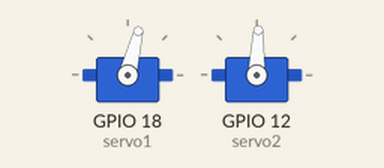
The program below on a simulated Raspberry Pi (BCM pin numbers). Parts: 2 × servo. Random numbers come from a fixed seed; servo angles are drawn from the pulse width (0.5 ms = 0°, 2.5 ms = 180°).

Above: at 1.1 s.
At 13.1 s:
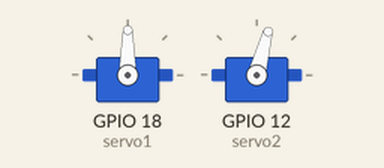
At 23.1 s:
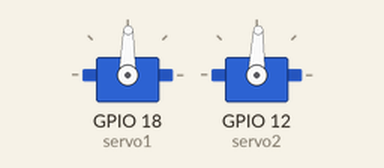
At 38.6 s:
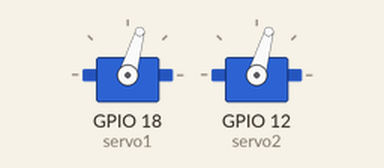
Timing chart, 0 to 40.0 s (numbered marks = the images above):
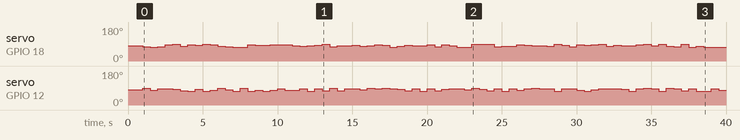

The program:

ServoControl.py
```python
import RPi.GPIO as GPIO
import time
import random

class Servo:

    def __init__(self, pin):
        # Setup GPIO mode and the pin as an output
        GPIO.setwarnings(False)
        GPIO.setmode(GPIO.BCM)
        GPIO.setup(pin, GPIO.OUT)

        # Set min and my angle
        self.setMinAngle(0)
        self.setMaxAngle(180)

        # Create pwm control on this pin
        self.pwm = GPIO.PWM(pin, 50)
        self.pwm.start(7)
        self.angle = 90

    def setMinAngle(self, minAngle):
        if minAngle < 0:
            minAngle = 0
        self.minAngle = minAngle

    def setMaxAngle(self, maxAngle):
        if maxAngle > 180:
            maxAngle = 180
        self.maxAngle = maxAngle

    def setAngle(self, angle):
        if angle > self.maxAngle: angle = self.maxAngle
        if angle < self.minAngle: angle = self.minAngle
        self.angle = angle
        # Calculate the duty and send it to the pwm
        duty = float(angle) / 20.0 + 2.5
        self.pwm.ChangeDutyCycle(duty)

    def getAngle(self):
        return self.angle

if __name__=='__main__':
    servo1 = Servo(18)
    servo2 = Servo(12)
    time.sleep(1)
    while 1:
        servo1.setAngle(random.randint(80, 100))
        servo2.setAngle(random.randint(80, 100))
        time.sleep(0.5)
```

Measured:
- by itself, servo on GPIO 18 (servo1): 81° → 76° at 1.0 s, → 74° 0.50 s later, → 75° 0.50 s later, → 85° 0.50 s later, … (73 changes in this stretch)
- by itself, servo on GPIO 12 (servo2): 81° → 88° at 1.0 s, → 79° 0.50 s later, → 86° 0.50 s later, → 83° 1.0 s later, … (72 changes in this stretch)
